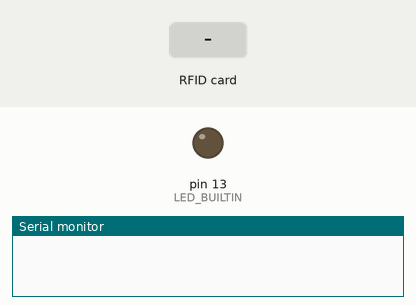
This sketch was run on a simulated Arduino Mega 2560, built with avr-gcc and run on an emulated ATmega2560. On the bench: output pins drawn as LEDs (lit = HIGH), the last lines printed to the serial monitor. Dashed ring = blinking. The test bench sets the inputs (shaded band). Pins used as bus, display or sensor lines are not drawn.

Above: at 1.2 s.
1.3 s: RFID card 5E 7A 19 C4 held to the reader
At 1.55 s:
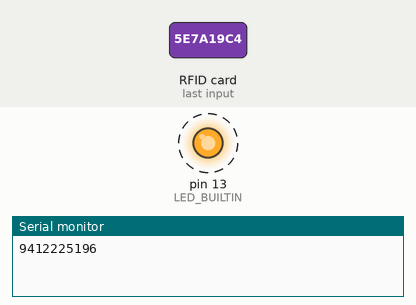
Timing chart, 0 to 4.3 s (numbered marks = the images above; inputs shaded):
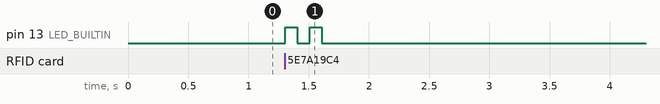

The sketch:

arduinomega-rfid.ino
```cpp
//=================================================
//                 Pins Connection
//
//      Mega                         RFID-RC522
//
//       53                             SDA(SS)
//       52                             SCK
//       51                             MOSI
//       50                             MISO
//       -                              IRQ
//       GND                            GND
//       5                              RST
//       3V3                            3.V3
//
//=================================================

//  RFID libs
#include <SPI.h>
#include <MFRC522.h>

//  Define SDA(SS) and RST pins
#define SS_PIN 53
#define RST_PIN 5

//  Init RFID
MFRC522 rfid(SS_PIN, RST_PIN);

String data;

void setup() {

  Serial.begin(9600);

  //  Begin RFID
  SPI.begin();
  rfid.PCD_Init();

  pinMode(LED_BUILTIN, OUTPUT);
  digitalWrite(LED_BUILTIN, LOW);

}

void loop() {

  //  Get rfid else return
  if ( ! rfid.PICC_IsNewCardPresent())
    return;
  if ( ! rfid.PICC_ReadCardSerial())
    return;

  MFRC522::PICC_Type piccType = rfid.PICC_GetType(rfid.uid.sak);
  if (piccType != MFRC522::PICC_TYPE_MIFARE_MINI &&
      piccType != MFRC522::PICC_TYPE_MIFARE_1K &&
      piccType != MFRC522::PICC_TYPE_MIFARE_4K) {
    return;
  }

  for (byte i = 0; i < 4; i++) {
    data += (String)rfid.uid.uidByte[i];
  }

  //    RFID in data
  Serial.println(data);

  //  Blink (not required)
  blinkL();

  //  ===============================================
  //  Here you can do anything with rfid(in var data)

}

//  Blink function
void blinkL() {

  digitalWrite(LED_BUILTIN, HIGH);
  delay(100);
  digitalWrite(LED_BUILTIN, LOW);
  delay(100);
  digitalWrite(LED_BUILTIN, HIGH);
  delay(100);
  digitalWrite(LED_BUILTIN, LOW);

}
```

Measured:
- after the input at 1.3 s, pin 13 (LED_BUILTIN): alternates HIGH for 0.10 s and LOW for 0.10 s, 4 changes in all, then stays LOW, starting at once
